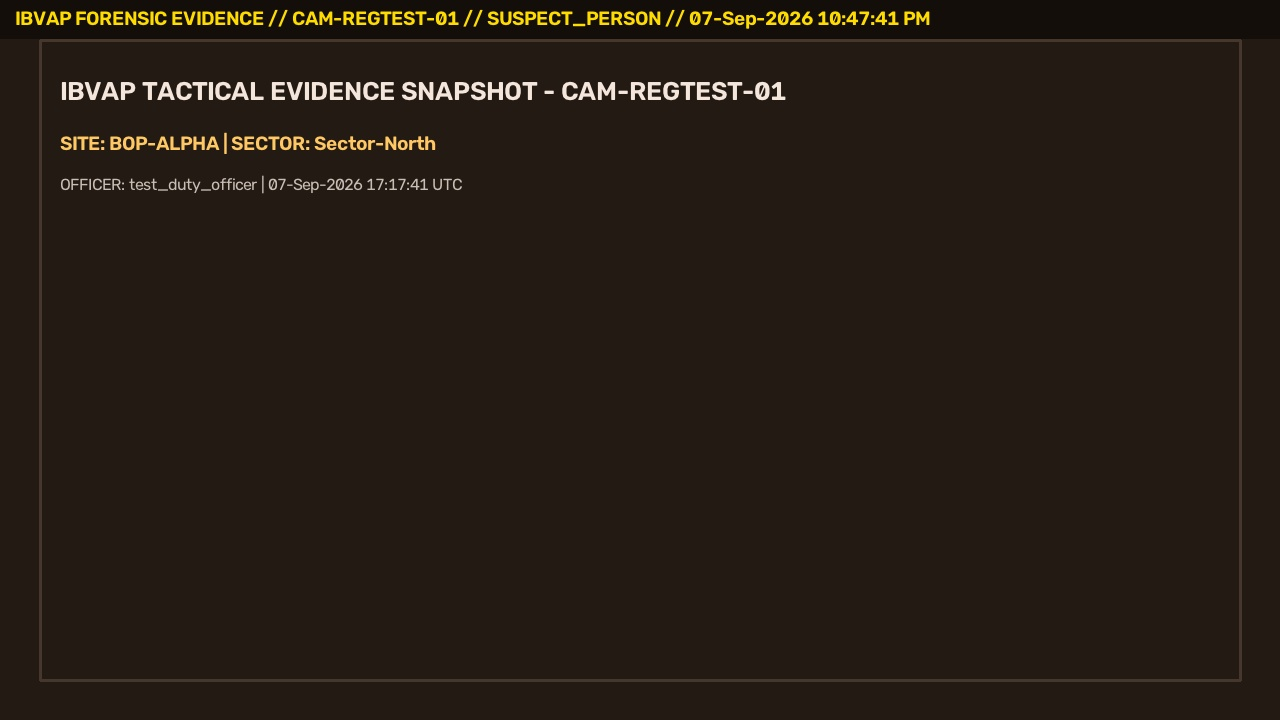
#> input picture backend/storage/evidence/CAM-REGTEST-01/EVD-20260907-00FC0C.jpg, 1280 x 720 px
$ python -i camera_quality_analyzer.py   (imports and definitions only)   (older library calls are emulated)
#> lines starting #> are read from the running program, lines starting #| are printed output that depends on the picture
#> further down, picture is the input picture: shape (720, 1280, 3); mean B, G, R 20.7, 29, 38.2
import cv2
import numpy as np
import logging
from typing import Dict, Any, Tuple

logger = logging.getLogger("ibvap.health.quality")

class CameraQualityAnalyzer:
    """
    Analyzes raw video frames for optical blur, luminance brightness, contrast,
    and visual camera tampering / lens obstruction.
    Modulates downstream AI detection confidence based on observable quality.
    """

    @staticmethod
    def analyze_frame(frame: np.ndarray) -> Dict[str, Any]:
        """
        Analyzes a single BGR frame and computes quality and tampering metrics.
        """
        if frame is None or frame.size == 0:
            return {
                "blur_score": 0.0,
                "brightness_score": 0.0,
                "contrast_score": 0.0,
                "image_quality_score": 0.0,
                "low_light_confidence": 0.2,
                "tampering_detected": True,
                "tampering_reason": "Missing or empty video frame",
                "confidence_multiplier": 0.4
            }

        # Optimize performance: downsample high-res frames for fast metric calculation
        h, w = frame.shape[:2]
#> h = 720; w = 1280
        if w > 320:
            scale = 320.0 / w
#> scale = 0.25
            small = cv2.resize(frame, (320, max(1, int(h * scale))), interpolation=cv2.INTER_AREA)
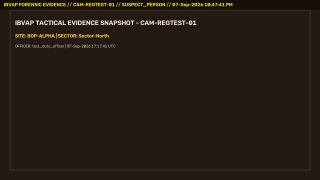
#> small: shape (180, 320, 3); mean B, G, R 20.7, 29, 38.2
        else:
            small = frame

        # Convert to grayscale
        if len(small.shape) == 3:
            gray = cv2.cvtColor(small, cv2.COLOR_BGR2GRAY)
        else:
            gray = small

        # 1. Optical Blur (Laplacian variance: higher = sharper, < 80 = blurred)
        laplacian = cv2.Laplacian(gray, cv2.CV_64F)
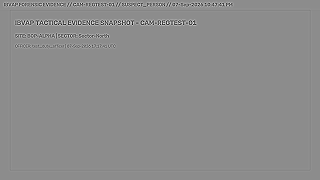
#> laplacian: shape (180, 320) float64; min -594, max 483, mean 0; drawn with min black and max white
        blur_var = float(laplacian.var())
#> blur_var = 1707.1

        # 2. Brightness (Mean pixel intensity 0 - 255)
        mean_brightness = float(np.mean(gray))
#> mean_brightness = 30.89

        # 3. Contrast (Standard deviation of pixel intensity)
        contrast = float(np.std(gray))
#> contrast = 18.52

        # 4. Low-light confidence factor (0.0 to 1.0)
        # Optimal luminance range ~ 70-170
        if mean_brightness < 30:
            low_light_conf = max(0.3, mean_brightness / 100.0)
        elif mean_brightness > 225:
            low_light_conf = max(0.4, (255 - mean_brightness) / 100.0)
        else:
            low_light_conf = 0.95

        # 5. Potential Tampering / Obstruction Detection
        tampering = False
        tamper_reason = None

        if mean_brightness < 12.0 and contrast < 8.0:
            tampering = True
            tamper_reason = "Potential camera obstruction: Full-frame extreme darkness / covered lens"
        elif blur_var < 15.0 and contrast < 12.0:
            tampering = True
            tamper_reason = "Potential camera obstruction: Uniform blur / spray or lens occlusion"

        # 6. Composite Image Quality Score (0 to 100)
        # Blur component (0 to 40 pts)
        blur_pts = min(40.0, (blur_var / 250.0) * 40.0)
#> blur_pts = 40
        # Brightness component (0 to 30 pts)
        if 60 <= mean_brightness <= 180:
            bright_pts = 30.0
        else:
            dist = min(abs(mean_brightness - 60), abs(mean_brightness - 180))
#> dist = 29.11
            bright_pts = max(5.0, 30.0 - (dist / 4.0))
#> bright_pts = 22.72
        # Contrast component (0 to 30 pts)
        contrast_pts = min(30.0, (contrast / 60.0) * 30.0)
#> contrast_pts = 9.26

        quality_score = round(max(5.0, min(100.0, blur_pts + bright_pts + contrast_pts)), 1)
#> quality_score = 72
        if tampering:
            quality_score = min(quality_score, 20.0)

        # 7. Confidence Multiplier for downstream AI analytics
        # Good video quality keeps multiplier near 1.0; poor video lowers confidence down to 0.45
        conf_multiplier = max(0.45, min(1.0, quality_score / 100.0))
#> conf_multiplier = 0.72

        return {
            "blur_score": round(blur_var, 1),
            "brightness_score": round(mean_brightness, 1),
            "contrast_score": round(contrast, 1),
            "image_quality_score": quality_score,
            "low_light_confidence": round(low_light_conf, 2),
            "tampering_detected": tampering,
            "tampering_reason": tamper_reason,
            "confidence_multiplier": round(conf_multiplier, 2)
        }

camera_quality_analyzer = CameraQualityAnalyzer()

>>> import cv2
>>> picture = cv2.imread('../../../storage/evidence/CAM-REGTEST-01/EVD-20260907-00FC0C.jpg')
>>> result = CameraQualityAnalyzer().analyze_frame(picture)
#> result = 8 items
